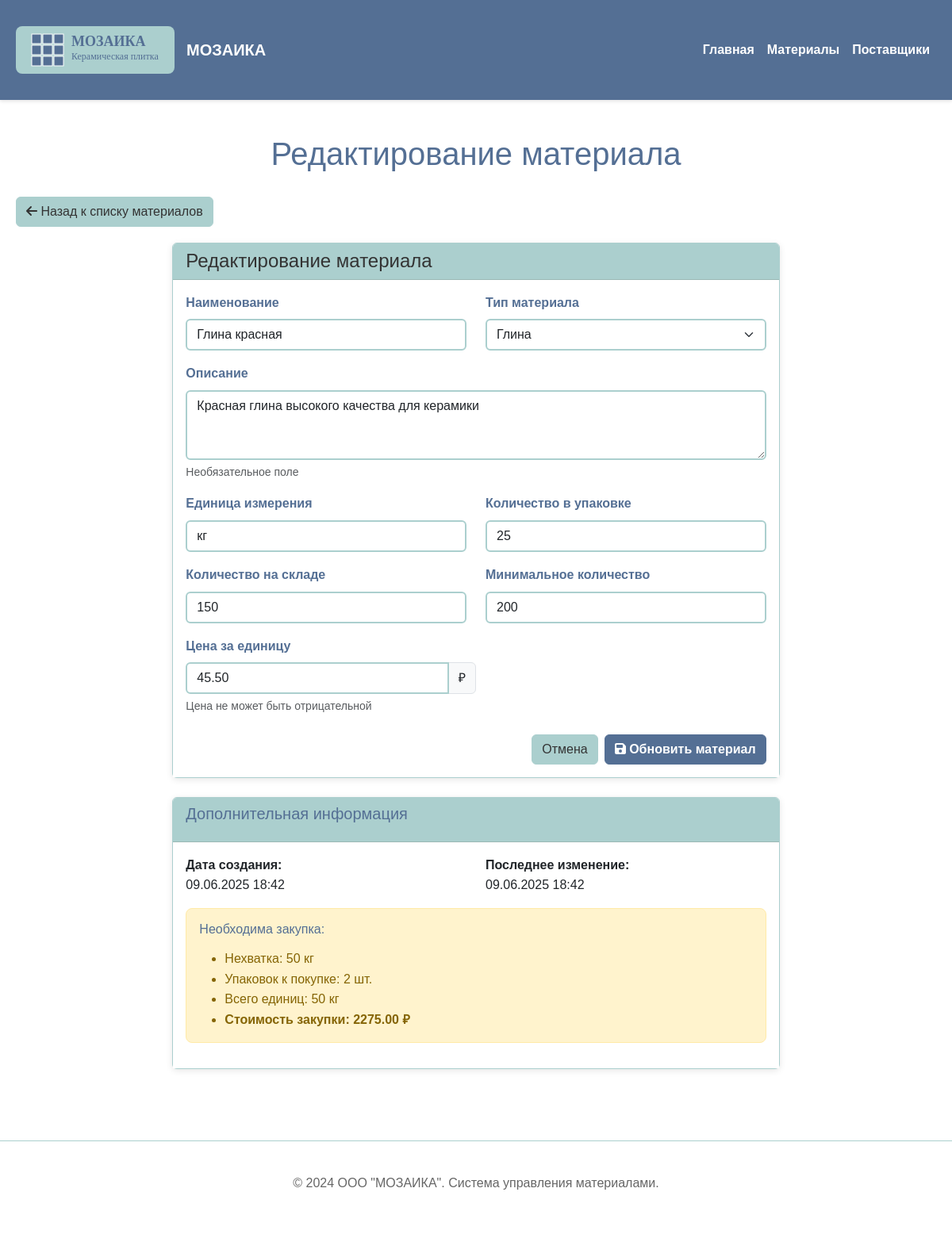
The page /material/edit/1 on the database as committed earlier.
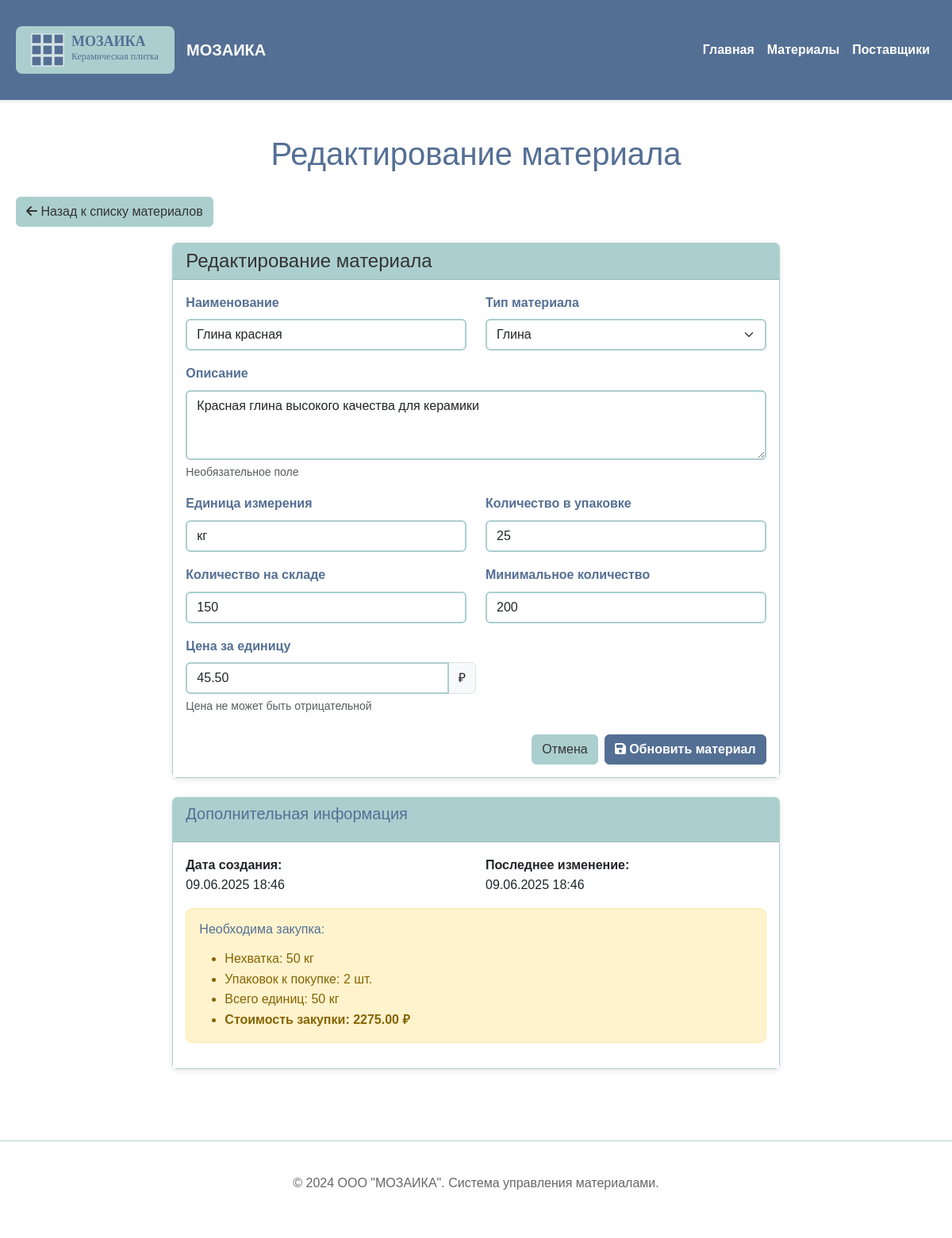
The same page on the database as committed later.
### models.py (models this page shows, shortened)
class Material(db.Model):
    __tablename__ = 'materials'
    id = db.Column(db.Integer, primary_key=True)
    name = db.Column(db.String(200), nullable=False)
    type_id = db.Column(db.Integer, db.ForeignKey('material_types.id'), nullable=False)
    description = db.Column(db.Text)
    unit_of_measure = db.Column(db.String(20), nullable=False)  # единица измерения
    quantity_in_package = db.Column(db.Integer, nullable=False, default=1)  # количество в упаковке
    quantity_in_stock = db.Column(db.Integer, nullable=False, default=0)  # количество на складе
    min_quantity = db.Column(db.Integer, nullable=False, default=0)  # минимальное количество
    price_per_unit = db.Column(db.Numeric(10, 2), nullable=False)  # цена за единицу
    created_at = db.Column(db.DateTime, default=datetime.utcnow)
    updated_at = db.Column(db.DateTime, default=datetime.utcnow, onupdate=datetime.utcnow)
    def calculate_min_purchase_cost(self):
        if self.quantity_in_stock >= self.min_quantity:
            return 0.0
        shortage = self.min_quantity - self.quantity_in_stock
        packages_needed = (shortage + self.quantity_in_package - 1) // self.quantity_in_package
        total_units_to_buy = packages_needed * self.quantity_in_package
        cost = float(total_units_to_buy * self.price_per_unit)
        return round(cost, 2)
    def get_shortage_info(self):
        shortage = self.min_quantity - self.quantity_in_stock
        packages_needed = (shortage + self.quantity_in_package - 1) // self.quantity_in_package
        total_units_to_buy = packages_needed * self.quantity_in_package
        cost = self.calculate_min_purchase_cost()
        return {
            'has_shortage': True,
            'shortage_amount': shortage,
            'packages_needed': packages_needed,
            'total_units_to_buy': total_units_to_buy,
            'min_purchase_cost': cost
        }

### routes.py (the view, shortened to what this page needs)
@app.route('/material/edit/<int:id>', methods=['GET', 'POST'])
def edit_material(id):
    material = Material.query.get_or_404(id)
    form = MaterialForm(obj=material)
    return render_template('material_form.html', form=form, title='Редактирование материала', material=material)

### templates/material_form.html (shortened to what the changed rows need)
{% extends "base.html" %}
{% block page_header %}
<h1>{{ title }}</h1>
{% endblock %}
{% block content %}
<div class="row justify-content-center">
    <div class="col-lg-8">
        <div class="card">
            <div class="card-body">
                <form method="POST" data-validate novalidate>
                    <div class="row">
                        <div class="col-md-6 mb-3">
                            {{ form.name.label(class="form-label") }}
                            {{ form.name(class="form-control" + (" is-invalid" if form.name.errors else "")) }}
                        </div>
                        <div class="col-md-6 mb-3">
                            {{ form.type_id.label(class="form-label") }}
                            {{ form.type_id(class="form-select" + (" is-invalid" if form.type_id.errors else "")) }}
                        </div>
                    </div>
                    <div class="mb-3">
                        {{ form.description.label(class="form-label") }}
                        {{ form.description(class="form-control", rows="3") }}
                        <div class="form-text">Необязательное поле</div>
                    </div>
                    <div class="row">
                        <div class="col-md-6 mb-3">
                            {{ form.unit_of_measure.label(class="form-label") }}
                            {{ form.unit_of_measure(class="form-control" + (" is-invalid" if form.unit_of_measure.errors else ""), placeholder="кг, л, шт, м²") }}
                        </div>
                        <div class="col-md-6 mb-3">
                            {{ form.quantity_in_package.label(class="form-label") }}
                            {{ form.quantity_in_package(class="form-control" + (" is-invalid" if form.quantity_in_package.errors else ""), min="1") }}
                        </div>
                    </div>
                    <div class="row">
                        <div class="col-md-6 mb-3">
                            {{ form.quantity_in_stock.label(class="form-label") }}
                            {{ form.quantity_in_stock(class="form-control" + (" is-invalid" if form.quantity_in_stock.errors else ""), min="0") }}
                        </div>
                        <div class="col-md-6 mb-3">
                            {{ form.min_quantity.label(class="form-label") }}
                            {{ form.min_quantity(class="form-control" + (" is-invalid" if form.min_quantity.errors else ""), min="0") }}
                        </div>
                    </div>
                    <div class="col-md-6 mb-3">
                        <div class="input-group">
                            {{ form.price_per_unit(class="form-control" + (" is-invalid" if form.price_per_unit.errors else ""), min="0.01", step="0.01") }}
                            <span class="input-group-text">₽</span>
                        </div>
                    </div>
                </form>
            </div>
        </div>
        {% if material %}
            <div class="card mt-4">
                <div class="card-header">
                    <h5>Дополнительная информация</h5>
                </div>
                <div class="card-body">
                    <div class="row">
                        <div class="col-md-6">
                            <p><strong>Дата создания:</strong><br>
                            {{ material.created_at.strftime('%d.%m.%Y %H:%M') if material.created_at else 'Неизвестно' }}</p>
                        </div>
                        <div class="col-md-6">
                            <p><strong>Последнее изменение:</strong><br>
                            {{ material.updated_at.strftime('%d.%m.%Y %H:%M') if material.updated_at else 'Неизвестно' }}</p>
                        </div>
                    </div>
                    {% set shortage_info = material.get_shortage_info() %}
                    {% if shortage_info.has_shortage %}
                        <div class="alert alert-warning">
                            <h6>Необходима закупка:</h6>
                            <ul class="mb-0">
                                <li>Нехватка: {{ shortage_info.shortage_amount }} {{ material.unit_of_measure }}</li>
                                <li>Упаковок к покупке: {{ shortage_info.packages_needed }} шт.</li>
                                <li>Всего единиц: {{ shortage_info.total_units_to_buy }} {{ material.unit_of_measure }}</li>
                                <li><strong>Стоимость закупки: {{ "%.2f"|format(shortage_info.min_purchase_cost) }} ₽</strong></li>
                            </ul>
                        </div>
                    {% else %}
                        <div class="alert alert-success">
                            Запасы материала достаточны
                        </div>
                    {% endif %}
                </div>
            </div>
        {% endif %}
    </div>
</div>
{% endblock %}

Rows that differ between the two databases and show on the page:
changed Material "кг": created_at "09.06.2025 18:42" → "09.06.2025 18:46"; updated_at "09.06.2025 18:42" → "09.06.2025 18:46"
